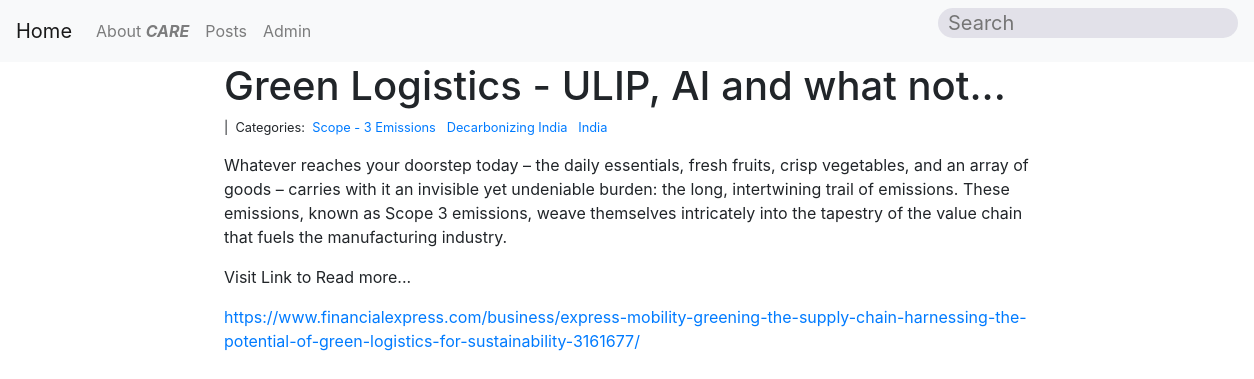
/blog8/, run on the app's committed database.
### blog/models.py (models this page shows, shortened)
class Post(models.Model):
    title=models.CharField(max_length=50)
    body=models.TextField(blank=True,null=True)
    sitelink=models.URLField(max_length=200,blank=True,null=True)
    file=models.FileField(upload_to='files/',blank=True,null=True,default=None)
    createdon = models.DateTimeField(auto_now_add=True)
    modifiedon = models.DateTimeField(auto_now=True)
    categories = models.ManyToManyField("Category",related_name='posts')
    class Meta:
        ordering = ['modifiedon']

class Category(models.Model):
    name = models.CharField(max_length=50)

### blog/views.py (the view)
# urls.py: path("<int:pk>/", views.blog_detail, name="blog_detail"),
def blog_detail(request,pk):
    post = Post.objects.get(pk=pk)
    context={
        'post':post,
    }
    return render(request,'blog_detail.html',context)

### blog/templates/blog_detail.html (shortened to what this page needs)
{% extends "base.html" %}
{% block page_content %}
<div class="col-md-8 offset-md-2">
    <h1>{{ post.title }}</h1>
    <small>
        {{ post.created_on.date }} |&nbsp;
        Categories:&nbsp;
        {% for category in post.categories.all %}
        <a href="{% url 'blog_category' category.name %}">
            {{ category.name }}
        </a>&nbsp;
        {% endfor %}
    </small>
    <p>{{ post.body | linebreaks }}</p>
    {% if post.sitelink %}
        <a href={{post.sitelink}}>{{ post.sitelink }}</a>
    {% endif %}
</div>
{% endblock %}

### CARE_Site/templates/base.html (shortened to what this page needs)
{% load static %}
<html>
  <head>
    <link rel="stylesheet" href="https://stackpath.bootstrapcdn.com/bootstrap/4.1.3/css/bootstrap.min.css">
    <link rel="stylesheet" type='text/css' href="{%static 'base.css'%}">
  </head>
  <body id="bg" style="background-color: linear-gradient(rgb(255, 255, 255), rgb(68, 68, 185));">
  <nav class="navbar navbar-expand-sm navbar-light bg-light">
    <a class="navbar-brand" href="/">Home</a>
    <div class="collapse navbar-collapse" id="navbarText">
      <ul class="navbar-nav mr-auto">
        <li><a class="nav-link" href="{% url 'aboutcare' %}">About <b><i>CARE</i></b></a></li>
        <li class="nav-item"><a class="nav-link" href="{% url 'blog_index' %}">Posts</a></li>
        <li><a class="nav-link" href="{% url 'admin:index' %}">Admin</a></li>
      </ul>
      <ul class="nav navbar-nav justify-content-end">
        <li><div class="container">
          <form action="https://www.mckinsey.com/search" method="get" class="search-bar">
              <input type="text" placeholder="Search" name="q" >
          </form> </div>
        </li>
     </ul>
    </div>
  </nav>
  {% block page_content %}{% endblock %}
  </body>
</html>

### CARE_Site/static/base.css (style rules this page uses)
#bg { background-size: cover; background-repeat: no-repeat; background-position: center; background-attachment: fixed; }
.container { width: 100%; min-height: 0vh; padding: 0%; display: flex; align-items: left; justify-content: left; }
.search-bar { width: 100%; max-width: 300px; max-height: 30px; background: rgba(134, 130, 165, 0.2); display: flex; align-items: center; border-radius: 20px; padding: 10px 10px; }
.search-bar input { background: transparent; flex: 1; outline: rgb(12, 232, 229); border: 0; padding: 0px 0px; font-size: 20px; color: darkblue; }

### data on the page
Post: title "Green Logistics - ULIP, AI and what not...", body "Whatever reaches your doorstep today – the daily essentials, fresh fruits, crisp vegetables, and an array of goods – carries with it an invisible yet undeniable burden: the long, intertwining trail of emissions. These emissions, known as Scope 3 emissions, weave themselves intricately into the tapestry of the value chain that fuels the manufacturing industry. Visit Link to Read more...", sitelink "https://www.financialexpress.com/business/express-mobility-greening-the-supply-chain-harnessing-the-potential-of-green-logistics-for-sustainability-3161677/"
Category: name "Scope - 3 Emissions"
Category: name "Decarbonizing India"
Category: name "India"
